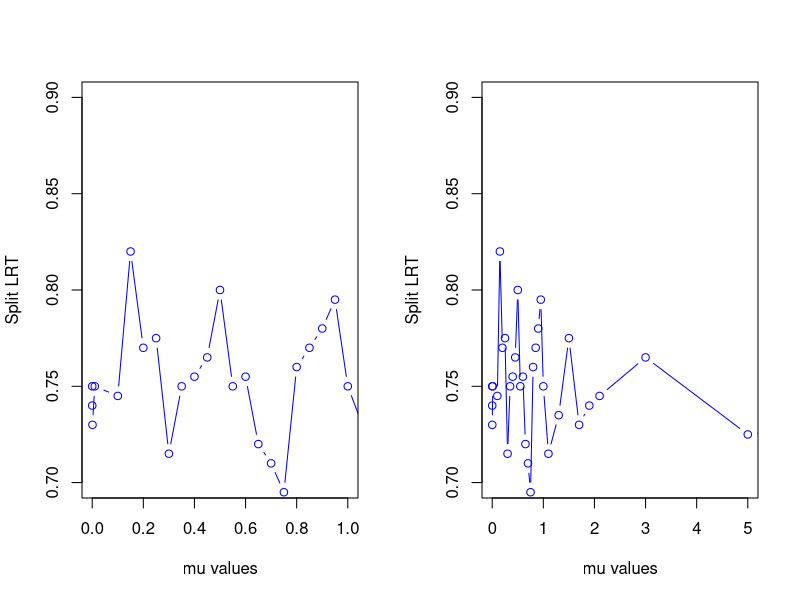

Recreate this plot in R.
valori=c(0.00001,0.0001,0.001,0.01,0.1, 0.15, 0.20, 0.25, 0.30, 0.35, 0.40, 0.45, 0.50, 0.55, 0.60, 0.65, 0.70, 0.75, 0.80,0.85, 0.90, 0.95, 1.0, 1.1,1.3,1.5,1.7,1.9,2.1,3,5,10)

cr=rep(1, length(valori))

lr=c(0.75,0.74,0.73,0.75,0.745,0.82,0.77,0.775,0.715,0.75,0.755,0.765,0.8,0.75,0.755,0.72,0.71,0.695,0.76,0.77,0.78,0.795,0.75,0.715,0.735,0.775,0.73,0.74,0.745,0.765,0.725,0.74)

par(mfcol=c(1,2))
plot(valori,lr, xlim=c(0,1),ylim=c(0.7,0.9),type="b",col="blue",xlab="mu values",ylab="Split LRT")
plot(valori,lr, xlim=c(0,5),ylim=c(0.7,0.9),type="b",col="blue",xlab="mu values",ylab="Split LRT")
